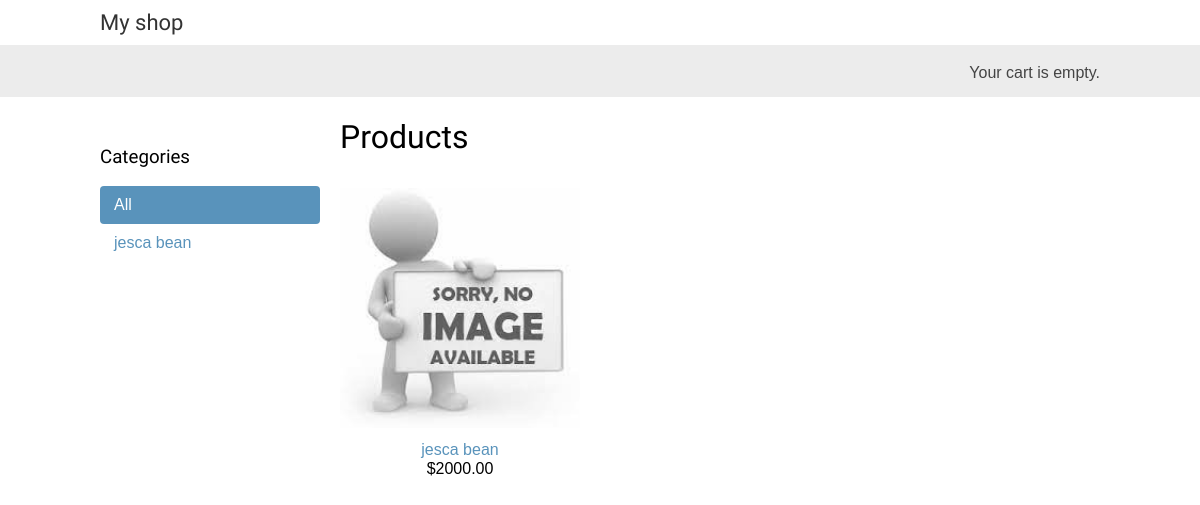
Before: / with the older database file.
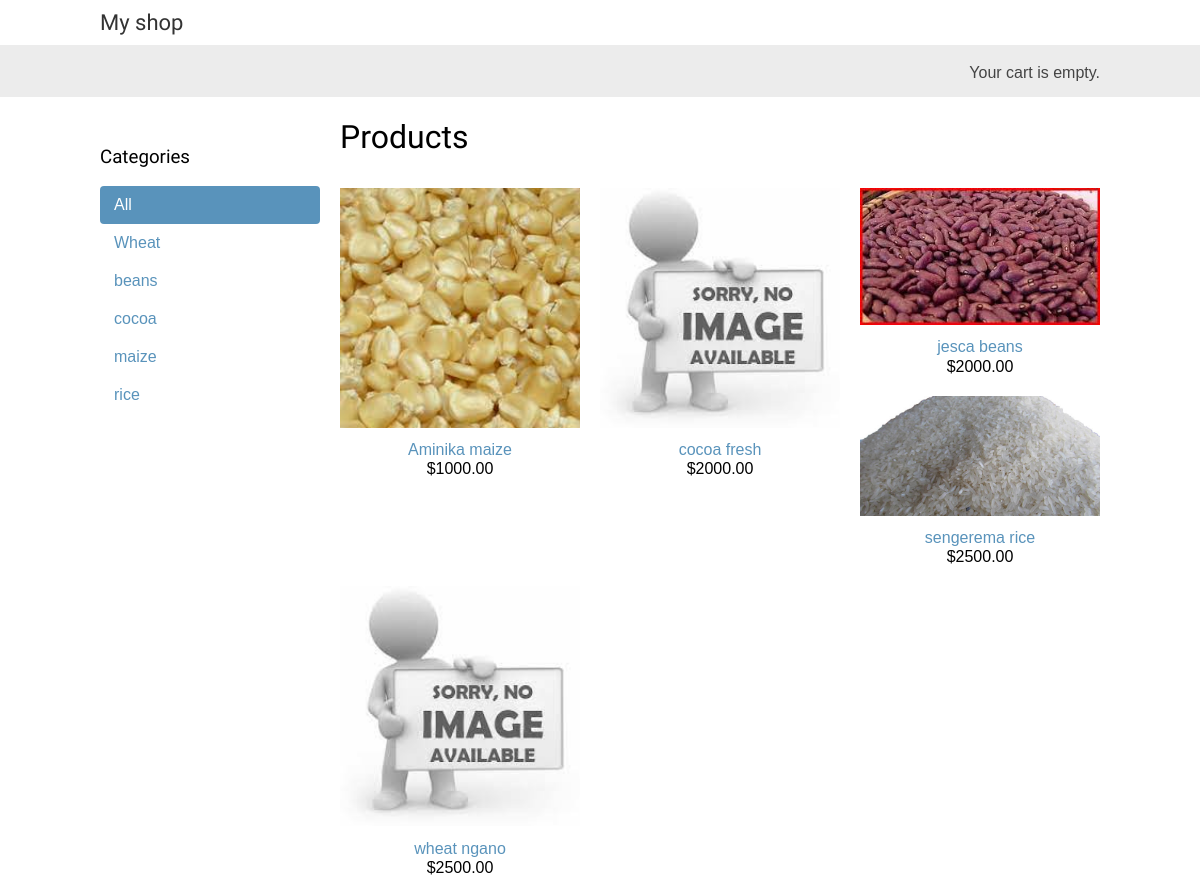
After: the same page with the newer database file.
### agriShop/models.py (models this page shows)
class Category(models.Model):
  def get_absolute_url(self):
    return reverse('agriShop:product_list_by_category', args=[self.slug])

class Product(models.Model):
  def get_absolute_url(self):
    return reverse('agriShop:product_detail', args=[self.id, self.slug])

### agriShop/views.py (the view)
# urls.py: path('', views.product_list, name='product_list'),
def product_list(request, category_slug=None):
    category = None
    categories = Category.objects.all()
    products = Product.objects.filter(available=True)
    if category_slug:
        category = get_object_or_404(Category,slug=category_slug)
        products = products.filter(category=category)
    return render(request,
                  'product/list.html',
                  {'category': category,
                   'categories': categories,
                   'products': products})

### agriShop/templates/product/list.html (shortened to what this page needs)
{% extends "agriShop/base.html" %}
{% load static %}
{% block content %}
  <div id="sidebar">
    <h3>Categories</h3>
    <ul>
      <li {% if not category %}class="selected"{% endif %}>
        <a href="{% url "agriShop:product_list" %}">All</a>
      </li>
      {% for c in categories %}
        <li {% if category.slug == c.slug %}class="selected"{% endif %}>
          <a href="{{ c.get_absolute_url }}">{{ c.name }}</a>
        </li>
      {% endfor %}
    </ul>
  </div>
  <div id="main" class="product-list">
    <h1>{% if category %}{{ category.name }}{% else %}Products{% endif %}</h1>
    {% for product in products %}
      <div class="item">
        <a href="{{ product.get_absolute_url }}">
          <img src="{% if product.image %}{{ product.image.url }}{% else %}{% static "img/no_image.jpg" %}{% endif %}">
        </a>
        <a href="{{ product.get_absolute_url }}">{{ product.name }}</a>
        <br>
        ${{ product.price }}
      </div>
    {% endfor %}
  </div>
{% endblock %}

### agriShop/templates/agriShop/base.html (shortened to what this page needs)
{% load static %}
<!DOCTYPE html>
<html>
  <head>
    <link href="{% static "css/base.css" %}" rel="stylesheet">
  </head>
  <body>
    <div id="header">
      <a href="/" class="logo">My shop</a>
    </div>
    <div id="subheader">
      <div class="cart">
        {% with total_items=cart|length %}
          {% if total_items > 0 %}
            Your cart:
            <a href="{% url "cart:cart_detail" %}">
              {{ total_items }} item{{ total_items|pluralize }},
              ${{ cart.get_total_price }}
            </a>
          {% elif not order %}
            Your cart is empty.
          {% endif %}
        {% endwith %}
      </div>
    </div>
    <div id="content">
      {% block content %}
      {% endblock %}
    </div>
  </body>
</html>

### agriShop/static/css/base.css (style rules this page uses)
body { margin:0; padding:0; font-family:helvetica, sans-serif; }
h1, h2, h3, h4, h5 , h6 { font-family: 'Ubuntu', sans-serif; font-weight:normal; }
a { text-decoration:none; color:#5993bb; }
#header { padding:10px 100px; font-size:18px; overflow:auto; }
#subheader { background:#ececec; color:#444; padding:15px 100px; overflow:auto; }
#header .logo { font-family: 'Ubuntu', sans-serif; float:left; color:#333; font-size:22px; margin-right:10%; }
#subheader .cart { float:right; padding-top:4px; }
#content { padding:0 100px; overflow:hidden; }
#sidebar { width:220px; padding:30px 20px 0 0; float:left; }
#sidebar ul { margin:0; padding:0; }
#sidebar ul li { margin:0; list-style:none; padding:10px 14px; }
#sidebar ul li a { display:block; }
#sidebar ul li.selected { background:#5993bb; border-radius:4px; }
#sidebar ul li.selected a { color:#fff; }
#main { float:left; width: 96%; margin-right:-220px; overflow:hidden; }
.product-list .item { width:25%; padding:10px 20px 10px 0; float:left; text-align:center; line-height:1.2; }
.product-list .item img { width:100%; margin-bottom:8px; }

Changed rows visible on the page:
removed Category: name "jesca bean"
removed Product: name "jesca bean", price "2000.00"
added Category: name "Wheat"
added Category: name "beans"
added Category: name "cocoa"
added Category: name "maize"
added Category: name "rice"
added Product: image (picture), name "Aminika maize", price "1000.00"
added Product: name "cocoa fresh", price "2000.00"
added Product: image (picture), name "jesca beans", price "2000.00"
added Product: image (picture), name "sengerema rice", price "2500.00"
added Product: image (placeholder picture), name "wheat ngano", price "2500.00"
